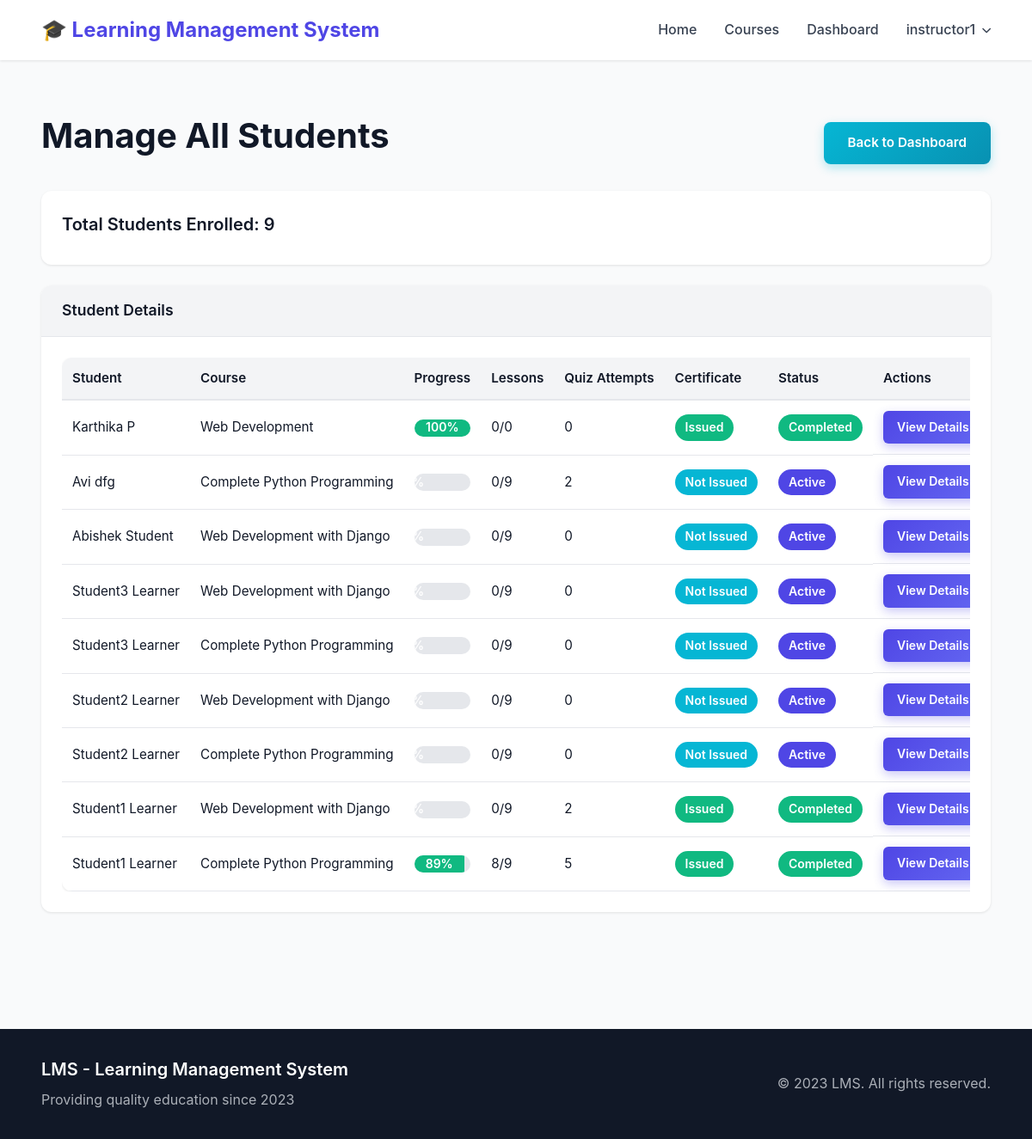
The page /courses/instructor/students/ (signed in) on the database its author committed.
### accounts/models.py (models this page shows, shortened)
class User(AbstractUser):
    USER_TYPE_CHOICES = (
        ('student', 'Student'),
        ('instructor', 'Instructor'),
        ('admin', 'Admin'),
    )
    user_type = models.CharField(max_length=10, choices=USER_TYPE_CHOICES, default='student')
    profile_picture = models.ImageField(upload_to='profile_pictures/', null=True, blank=True)
    phone = models.CharField(max_length=20, null=True, blank=True)
    bio = models.TextField(blank=True, null=True)
    date_of_birth = models.DateField(null=True, blank=True)
    website = models.URLField(max_length=200, blank=True, null=True)
    address = models.TextField(blank=True, null=True)
    LEARNING_STYLE_CHOICES = (
        ('visual', 'Visual'),
        ('auditory', 'Auditory'),
        ('reading', 'Reading/Writing'),
        ('kinesthetic', 'Kinesthetic'),
    )
    learning_style = models.CharField(max_length=20, choices=LEARNING_STYLE_CHOICES, null=True, blank=True)
    preferred_language = models.CharField(max_length=50, blank=True, null=True)
    daily_study_goal = models.PositiveIntegerField(default=30, validators=[MinValueValidator(15), MaxValueValidator(480)])  # in minutes
    @property
    def is_instructor(self):
        return self.user_type == 'instructor'
    @property
    def is_admin(self):
        return self.is_superuser or self.user_type == 'admin'

### courses/models.py (models this page shows, shortened)
class Enrollment(models.Model):
    student = models.ForeignKey(
        settings.AUTH_USER_MODEL,
        on_delete=models.CASCADE,
        related_name='enrollments'
    )
    course = models.ForeignKey(Course, on_delete=models.CASCADE, related_name='enrollments')
    enrollment_date = models.DateTimeField(auto_now_add=True)
    completed = models.BooleanField(default=False)
    completion_date = models.DateTimeField(null=True, blank=True)
    progress = models.DecimalField(max_digits=5, decimal_places=2, default=0.00)
    is_active = models.BooleanField(default=True)
    class Meta:
        unique_together = ('student', 'course')
    def update_progress(self):
        from lessons.models import LessonCompletion
        total_lessons = sum(module.lessons.count() for module in self.course.modules.all())
        if total_lessons == 0:
            return
        completed_lessons = LessonCompletion.objects.filter(
            student=self.student,
            lesson__module__course=self.course
        ).count()
        self.progress = (completed_lessons / total_lessons) * 100
        if self.progress >= 100:
            self.completed = True
            if not self.completion_date:
                from django.utils import timezone
                self.completion_date = timezone.now()
            self._generate_certificate()
        self.save()

class Course(models.Model):
    title = models.CharField(max_length=200, unique=True)
    code = models.CharField(max_length=20, unique=True, blank=True, null=True, help_text="Unique course code (e.g., CS101)")
    description = models.TextField()
    instructor = models.ForeignKey(
        settings.AUTH_USER_MODEL,
        on_delete=models.CASCADE,
        related_name='courses_taught'
    )
    thumbnail = models.ImageField(upload_to='course_thumbnails/', null=True, blank=True)
    syllabus = models.FileField(upload_to='syllabi/', null=True, blank=True)
    category = models.ForeignKey(Category, on_delete=models.SET_NULL, null=True, blank=True, related_name='courses')
    created_at = models.DateTimeField(auto_now_add=True)
    updated_at = models.DateTimeField(auto_now=True)

### courses/views.py (the view)
# urls.py: path('instructor/students/', views.instructor_manage_all_students, name='instructor_manage_all_students'),
@login_required
@instructor_required
def instructor_manage_all_students(request):
    courses = Course.objects.filter(instructor=request.user)
    enrollments = Enrollment.objects.filter(course__in=courses).select_related('student', 'course').order_by('-enrollment_date')
    from lessons.models import LessonCompletion
    from quizzes.models import QuizAttempt
    from certificates.models import Certificate
    student_data = []
    for enrollment in enrollments:
        enrollment.update_progress()
        completed_lessons = LessonCompletion.objects.filter(
            student=enrollment.student,
            lesson__module__course=enrollment.course
        ).count()
        total_lessons = Lesson.objects.filter(module__course=enrollment.course).count()
        quiz_attempts = QuizAttempt.objects.filter(
            student=enrollment.student,
            quiz__lesson__module__course=enrollment.course
        ).count()
        certificate = Certificate.objects.filter(enrollment=enrollment).first()
        student_data.append({
            'enrollment': enrollment,
            'completed_lessons': completed_lessons,
            'total_lessons': total_lessons,
            'quiz_attempts': quiz_attempts,
            'certificate': certificate,
        })
    context = {
        'student_data': student_data,
        'total_students': enrollments.count(),
    }
    return render(request, 'courses/instructor_manage_all_students.html', context)

### templates/courses/instructor_manage_all_students.html (shortened to what this page needs)
{% extends 'base.html' %}
{% block content %}
<div class="container py-5">
    <div class="d-flex justify-content-between align-items-center mb-4">
        <h1>Manage All Students</h1>
        <a href="{% url 'accounts:dashboard' %}" class="btn btn-secondary">Back to Dashboard</a>
    </div>
    <div class="card mb-4">
        <div class="card-body">
            <h5>Total Students Enrolled: {{ total_students }}</h5>
        </div>
    </div>
    <div class="card">
        <div class="card-header">
            <h5 class="mb-0">Student Details</h5>
        </div>
        <div class="card-body">
            {% if student_data %}
            <div class="table-responsive">
                <table class="table table-hover">
                    <thead>
                        <tr>
                            <th>Student</th>
                            <th>Course</th>
                            <th>Progress</th>
                            <th>Lessons</th>
                            <th>Quiz Attempts</th>
                            <th>Certificate</th>
                            <th>Status</th>
                            <th>Actions</th>
                        </tr>
                    </thead>
                    <tbody>
                        {% for data in student_data %}
                        <tr>
                            <td>{{ data.enrollment.student.get_full_name|default:data.enrollment.student.username }}</td>
                            <td>{{ data.enrollment.course.title }}</td>
                            <td>
                                <div class="progress" style="height: 20px;">
                                    <div class="progress-bar {% if data.enrollment.completed %}bg-success{% endif %}"
                                         style="width: {{ data.enrollment.progress }}%">
                                        {{ data.enrollment.progress|floatformat:0 }}%
                                    </div>
                                </div>
                            </td>
                            <td>{{ data.completed_lessons }}/{{ data.total_lessons }}</td>
                            <td>{{ data.quiz_attempts }}</td>
                            <td>
                                {% if data.certificate %}
                                <span class="badge bg-success">Issued</span>
                                {% else %}
                                <span class="badge bg-secondary">Not Issued</span>
                                {% endif %}
                            </td>
                            <td>
                                {% if data.enrollment.completed %}
                                <span class="badge bg-success">Completed</span>
                                {% elif data.enrollment.is_active %}
                                <span class="badge bg-primary">Active</span>
                                {% else %}
                                <span class="badge bg-secondary">Inactive</span>
                                {% endif %}
                            </td>
                            <td>
                                <a href="{% url 'courses:manage_students' data.enrollment.course.pk %}" class="btn btn-sm btn-primary">View Details</a>
                            </td>
                        </tr>
                        {% endfor %}
                    </tbody>
                </table>
            </div>
            {% else %}
            <p class="text-muted text-center py-4">No students enrolled in your courses yet.</p>
            {% endif %}
        </div>
    </div>
</div>
{% endblock %}

### templates/base.html (shortened to what this page needs)
<!DOCTYPE html>
<html lang="en">
<head>
    <link rel="stylesheet" href="https://cdnjs.cloudflare.com/ajax/libs/font-awesome/6.0.0/css/all.min.css">
    {% load static %}
    <link rel="stylesheet" href="{% static 'css/reset.css' %}?v=11">
    <link rel="stylesheet" href="{% static 'css/responsive.css' %}?v=17">
    <link rel="stylesheet" href="{% static 'css/style.css' %}?v=11">
    <link rel="stylesheet" href="{% static 'css/admin-fix.css' %}?v=11">
    <link rel="stylesheet" href="{% static 'css/navbar-fix.css' %}?v=11">
    <link rel="stylesheet" href="{% static 'css/instructor-students.css' %}?v=11">
    <link rel="stylesheet" href="{% static 'css/lessons.css' %}?v=2">
    <link rel="stylesheet" href="{% static 'css/quizzes.css' %}?v=2">
    <link rel="stylesheet" href="{% static 'css/dashboard.css' %}?v=2">
    <link rel="stylesheet" href="{% static 'css/student-progress.css' %}?v=2">
    <link rel="stylesheet" href="{% static 'css/admin-progress.css' %}?v=2">
    <link rel="stylesheet" href="{% static 'css/doubts.css' %}?v=2">
    <link rel="stylesheet" href="{% static 'css/assessments.css' %}?v=2">
    <link rel="stylesheet" href="{% static 'css/forms.css' %}?v=1">
</head>
<body>
    <nav class="navbar">
        <div class="container navbar-container">
            <a class="navbar-brand" href="/">🎓 Learning Management System</a>
            <div class="navbar-menu" id="navbarMenu">
                <a class="nav-link" href="{% url 'home' %}">Home</a>
                <a class="nav-link" href="{% url 'courses:course_list' %}">Courses</a>
                {% if user.is_authenticated %}
                <a class="nav-link" href="{% url 'accounts:dashboard' %}">Dashboard</a>
                <div class="dropdown" id="userDropdownContainer">
                    <span class="nav-link dropdown-toggle" onclick="toggleDropdown(event)">{{ user.username }}</span>
                </div>
                {% else %}
                <a class="nav-link" href="{% url 'accounts:login' %}">Login</a>
                <a class="btn-register" href="{% url 'accounts:register' %}">Register</a>
                {% endif %}
            </div>
        </div>
    </nav>
    <main>
        {% block content %}{% endblock %}
    </main>
    <footer>
        <div class="container">
            <div class="footer-content">
                <div class="footer-left">
                    <h5>LMS - Learning Management System</h5>
                    <p>Providing quality education since 2023</p>
                </div>
                <div class="footer-right">
                    <p>&copy; 2023 LMS. All rights reserved.</p>
                </div>
            </div>
        </div>
    </footer>
</body>
</html>

### static/css/style.css (style rules this page uses)
table td:last-child { display: flex; gap: 0.5rem; flex-wrap: wrap; }
table .btn { padding: 0.5rem 1rem; font-size: 0.875rem; }
footer { background: var(--gray-900); color: var(--gray-300); padding: 2rem 0; margin-top: 4rem; }

### static/css/admin-fix.css (style rules this page uses)
.admin-actions .btn, .admin-btn, .card-header .btn, .card-footer .btn, table .btn { width: auto !important; display: inline-flex !important; }
.card { margin-bottom: 1.5rem; }
.card-body { padding: 1.5rem; }
.card-header { padding: 1rem 1.5rem; }
.align-items-center { align-items: center; }
.progress { height: 25px; background: var(--gray-200); border-radius: 9999px; overflow: hidden; }
.progress-bar { height: 100%; display: flex; align-items: center; justify-content: center; color: white; font-weight: 600; transition: width 0.6s ease; }
.bg-success { background: var(--success) !important; }
.bg-primary { background: var(--primary) !important; }
.table { width: 100%; margin: 0; }
.table td, .table th { vertical-align: middle; }
.d-flex { display: flex !important; }
.justify-content-between { justify-content: space-between !important; }
.align-items-center { align-items: center !important; }
.mb-4 { margin-bottom: 1.5rem !important; }

### static/css/navbar-fix.css (style rules this page uses)
.navbar .dropdown { position: relative; }
.navbar .dropdown-toggle { cursor: pointer; user-select: none; display: flex; align-items: center; gap: 0.5rem; }
.navbar .dropdown-toggle::after { content: '\f078'; font-family: 'Font Awesome 6 Free'; font-weight: 900; font-size: 0.7rem; transition: transform 0.3s; }

### static/css/instructor-students.css (style rules this page uses)
.mb-4 { margin-bottom: 1.5rem; }
.container .card { margin-bottom: 1.5rem; width: 100%; }
.container .card-header h5 { margin: 0; font-size: 1.1rem; }
.container .table-responsive { overflow-x: auto; }
.container .table { width: 100%; margin: 0; font-size: 0.95rem; }
.container .table td, .container .table th { padding: 0.75rem; vertical-align: middle; white-space: nowrap; }

### rows shown on the page
User: username "instructor1"
Enrollment: enrollment.student.get_full_name "Karthika P", enrollment.course "Web Development", enrollment.progress "100", completed_lessons "0", total_lessons "0", quiz_attempts "0", shows "Issued", completed "Completed"
Enrollment: enrollment.student.get_full_name "Avi dfg", enrollment.course "Complete Python Programming", completed_lessons "0", total_lessons "9", quiz_attempts "2", shows "Not Issued", completed "Active"
Enrollment: enrollment.student.get_full_name "Abishek Student", enrollment.course "Web Development with Django", completed_lessons "0", total_lessons "9", quiz_attempts "0", shows "Not Issued", completed "Active"
Enrollment: enrollment.student.get_full_name "Student3 Learner", enrollment.course "Web Development with Django", completed_lessons "0", total_lessons "9", quiz_attempts "0", shows "Not Issued", completed "Active"
Enrollment: enrollment.student.get_full_name "Student3 Learner", enrollment.course "Complete Python Programming", completed_lessons "0", total_lessons "9", quiz_attempts "0", shows "Not Issued", completed "Active"
Enrollment: enrollment.student.get_full_name "Student2 Learner", enrollment.course "Web Development with Django", completed_lessons "0", total_lessons "9", quiz_attempts "0", shows "Not Issued", completed "Active"
Enrollment: enrollment.student.get_full_name "Student2 Learner", enrollment.course "Complete Python Programming", completed_lessons "0", total_lessons "9", quiz_attempts "0", shows "Not Issued", completed "Active"
Enrollment: enrollment.student.get_full_name "Student1 Learner", enrollment.course "Web Development with Django", completed_lessons "0", total_lessons "9", quiz_attempts "2", shows "Issued", completed "Completed"
Enrollment: enrollment.student.get_full_name "Student1 Learner", enrollment.course "Complete Python Programming", enrollment.progress "89", completed_lessons "8", total_lessons "9", quiz_attempts "5", shows "Issued", completed "Completed"

### other values the page prints
{{ total_students }} "9"
